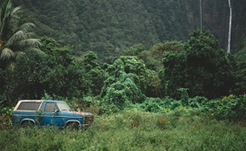
#> input picture Lab6/images/InputImage.png, 246 x 151 px
$ python main.py
#> lines starting #> are read from the running program, lines starting #| are printed output that depends on the picture; after the words box and inside, x2 and y2 are one past the last pixel; in counts of white or black regions, pixels touching at a corner belong together
import cv2
import numpy as np
import matplotlib.pyplot as plt
from PIL import Image


image = cv2.imread("images/InputImage.png")
#> image is the input picture: shape (151, 246, 3); mean B, G, R 62.1, 81.4, 66.1
wm = cv2.imread('images/WM.png')
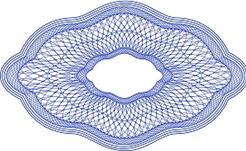
#> input picture Lab6/images/WM.png, 246 x 151 px
#> wm is the input picture: shape (151, 246, 3); mean B, G, R 227.7, 207.8, 202.5

wm_blue = wm[:, :, 2]

blue_chanel = image[:, :, 2]

wm_bite = np.zeros(wm.shape[0:2], dtype=int)

for i in range(wm.shape[0]):
    for j in range(wm.shape[1]):
        wm_bite[i, j] = int('{0:08b}'.format(wm_blue[i, j])[0])
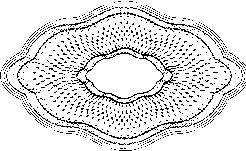
#> wm_bite: shape (151, 246) int64; values 0 (black) and 1 (white), 88.2% white; black in thin lines or dots

binary_1 = np.zeros(blue_chanel.shape, dtype=int)
binary_2 = np.zeros(blue_chanel.shape, dtype=int)
binary_3 = np.zeros(blue_chanel.shape, dtype=int)
binary_4 = np.zeros(blue_chanel.shape, dtype=int)
binary_5 = np.zeros(blue_chanel.shape, dtype=int)
binary_6 = np.zeros(blue_chanel.shape, dtype=int)
binary_7 = np.zeros(blue_chanel.shape, dtype=int)
binary_8 = np.zeros(blue_chanel.shape, dtype=int)

for i in range(blue_chanel.shape[0]):
    for j in range(blue_chanel.shape[1]):
        number = '{0:08b}'.format(blue_chanel[i, j])
        binary_1[i, j] = int(number[7])
        binary_2[i, j] = int(number[6])
        binary_3[i, j] = int(number[5])
        binary_4[i, j] = int(number[4])
        binary_5[i, j] = int(number[3])
        binary_6[i, j] = int(number[2])
        binary_7[i, j] = int(number[1])
        binary_8[i, j] = int(number[0])
#> binary_1: shape (151, 246) int64; values 0 (black) and 1 (white), 50.7% white; black in thin lines or dots
#> binary_2: shape (151, 246) int64; values 0 (black) and 1 (white), 50.3% white; black in thin lines or dots
#> binary_3: shape (151, 246) int64; values 0 (black) and 1 (white), 49.8% white in thin lines or dots
#> binary_4: shape (151, 246) int64; values 0 (black) and 1 (white), 48.7% white in thin lines or dots
#> binary_5: shape (151, 246) int64; values 0 (black) and 1 (white), 47.4% white in thin lines or dots
#> binary_6: shape (151, 246) int64; values 0 (black) and 1 (white), 60.1% white; black in thin lines or dots
#> binary_7: shape (151, 246) int64; values 0 (black) and 1 (white), 44.4% white; 328 white regions (311 under 20 px), largest, box (x1, y1, x2, y2) and area: (0, 0, 246, 151) 14637, (184, 0, 199, 35) 157, (206, 94, 240, 111) 149
#> binary_8: shape (151, 246) int64; values 0 (black) and 1 (white), 2.7% white in thin lines or dots

result_1 = np.zeros(blue_chanel.shape)
result_2 = np.zeros(blue_chanel.shape)
result_3 = np.zeros(blue_chanel.shape)
result_4 = np.zeros(blue_chanel.shape)
result_5 = np.zeros(blue_chanel.shape)
result_6 = np.zeros(blue_chanel.shape)
result_7 = np.zeros(blue_chanel.shape)
result_8 = np.zeros(blue_chanel.shape)

for i in range(blue_chanel.shape[0]):
    for j in range(blue_chanel.shape[1]):
        number_1 = (str(wm_bite[i, j]) + str(binary_2[i, j]) + str(binary_3[i, j]) + str(binary_4[i, j]) +
                    str(binary_5[i, j]) + str(binary_6[i, j]) + str(binary_7[i, j]) + str(binary_8[i, j]))[::-1]
        number_1 = int(number_1, 2)
        result_1[i, j] = number_1

        number_2 = (str(binary_1[i, j]) + str(wm_bite[i, j]) + str(binary_3[i, j]) + str(binary_4[i, j]) +
                    str(binary_5[i, j]) + str(binary_6[i, j]) + str(binary_7[i, j]) + str(binary_8[i, j]))[::-1]
        number_2 = int(number_2, 2)
        result_2[i, j] = number_2

        number_3 = (str(binary_1[i, j]) + str(binary_2[i, j]) + str(wm_bite[i, j]) + str(binary_4[i, j]) +
                    str(binary_5[i, j]) + str(binary_6[i, j]) + str(binary_7[i, j]) + str(binary_8[i, j]))[::-1]
        number_3 = int(number_3, 2)
        result_3[i, j] = number_3

        number_4 = (str(binary_1[i, j]) + str(binary_2[i, j]) + str(binary_3[i, j]) + str(wm_bite[i, j]) +
                    str(binary_5[i, j]) + str(binary_6[i, j]) + str(binary_7[i, j]) + str(binary_8[i, j]))[::-1]
        number_4 = int(number_4, 2)
        result_4[i, j] = number_4

        number_5 = (str(binary_1[i, j]) + str(binary_2[i, j]) + str(binary_3[i, j]) + str(binary_4[i, j]) +
                    str(wm_bite[i, j]) + str(binary_6[i, j]) + str(binary_7[i, j]) + str(binary_8[i, j]))[::-1]
        number_5 = int(number_5, 2)
        result_5[i, j] = number_5

        number_6 = (str(binary_1[i, j]) + str(binary_2[i, j]) + str(binary_3[i, j]) + str(binary_4[i, j]) +
                    str(binary_5[i, j]) + str(wm_bite[i, j]) + str(binary_7[i, j]) + str(binary_8[i, j]))[::-1]
        number_6 = int(number_6, 2)
        result_6[i, j] = number_6

        number_7 = (str(binary_1[i, j]) + str(binary_2[i, j]) + str(binary_3[i, j]) + str(binary_4[i, j]) +
                    str(binary_5[i, j]) + str(binary_6[i, j]) + str(wm_bite[i, j]) + str(binary_8[i, j]))[::-1]
        number_7 = int(number_7, 2)
        result_7[i, j] = number_7

        number_8 = (str(binary_1[i, j]) + str(binary_2[i, j]) + str(binary_3[i, j]) + str(binary_4[i, j]) +
                    str(binary_5[i, j]) + str(binary_6[i, j]) + str(binary_7[i, j]) + str(wm_bite[i, j]))[::-1]
        number_8 = int(number_8, 2)
        result_8[i, j] = number_8
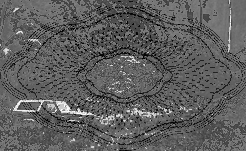
#> result_7: shape (151, 246) float64; min 0, max 255, mean 94.2
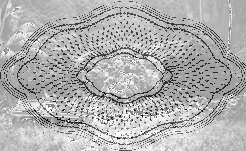
#> result_8: shape (151, 246) float64; min 0, max 255, mean 175.5

image_wm_1 = image.copy()
image_wm_2 = image.copy()
image_wm_3 = image.copy()
image_wm_4 = image.copy()
image_wm_5 = image.copy()
image_wm_6 = image.copy()
image_wm_7 = image.copy()
image_wm_8 = image.copy()

image_wm_1[:, :, 2] = result_1
image_wm_2[:, :, 2] = result_2
image_wm_3[:, :, 2] = result_3
image_wm_4[:, :, 2] = result_4
image_wm_5[:, :, 2] = result_5
image_wm_6[:, :, 2] = result_6
image_wm_7[:, :, 2] = result_7
image_wm_8[:, :, 2] = result_8

# [16 lines of commented-out code are left out]


image_with_wm = cv2.imread('images/image_wm_8.png')
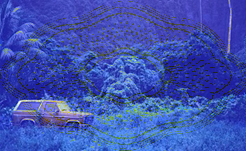
#> input picture Lab6/images/image_wm_8.png, 246 x 151 px
#> image_with_wm is the input picture: shape (151, 246, 3); mean B, G, R 175.5, 81.4, 62.1

blue_chanel = image_with_wm[:, :, 2]

for i in range(blue_chanel.shape[0]):
    for j in range(blue_chanel.shape[1]):
        number = '{0:08b}'.format(blue_chanel[i, j])
        number = number[1] + number[1:]
        blue_chanel[i, j] = int(number, 2)
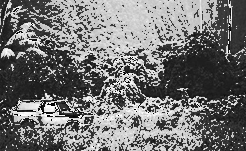
#> blue_chanel: shape (151, 246); min 0, max 255, mean 114.6

image_with_wm[:, :, 2] = blue_chanel
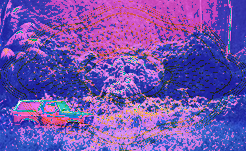
#> image_with_wm: shape (151, 246, 3); mean B, G, R 175.5, 81.4, 114.6

# im = Image.fromarray(image_with_wm)
# im.save("images/removed.png")
